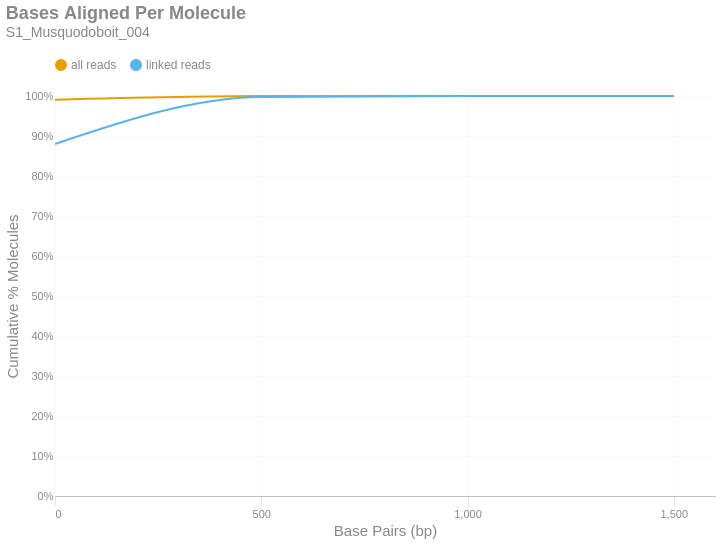

The notebook cell saved with this chart:
### Markdown cell above
### Bases Aligned Per Molecule
This is a cumulative frequency distribution showing the number of base pairs aligned per unique molecule. These data are shown in 500 bp bins. There are two distributions: one with `all reads` (yellow) and another with only `linked reads` (blue). The percent of molecules in the `linked reads` distribution is relative to the total number of linked molecules.

### Code cell
if SKIPLR:
    print_html(f"Skipped")
else:
    binned_df = consolidated_hist(valids['aligned_bp'], mask, 500, True)
    with SafeRender(binned_df):
        (
            density_plot(binned_df, 'Bases Aligned Per Molecule', samplename, 'basesper')
            .encode(
                x=alt.X('bin:Q', title="Base Pairs (bp)").axis(tickMinStep=500).scale(padding=0),
                y=alt.Y('value:Q', title='Cumulative % Molecules')
                    .axis(format='%')
                    .scale(domain = [0,1])
                    .stack(False),
                color=alt.Color("key:N").scale(domain = ["all reads", "linked reads"]),
                tooltip = [
                    alt.Tooltip("key:N", title = "Data Type"),
                    alt.Tooltip("range_label:N", title="Bases Aligned Per Molecule"),
                    alt.Tooltip("value:Q", format = ".2%", title="% Molecules (Cum.)")
                ]
            )
        ).display()

### Figure 1 — Vega-Lite specification as saved in the notebook (floating-point values rounded to 4 significant figures)
{"width": "container", "height": 400, "config": {"title": {"anchor": "start", "dy": -15, "fontSize": 18, "color": "#888888", "subtitleColor": "#888888", "subtitleFontSize": 14}, "arc": {"fill": "#0072B2"}, "axis": {"domainColor": "#888888", "domainWidth": 0.5, "gridWidth": 0.2, "grid": false, "titleFontWeight": 400, "titleFontSize": 15, "labelFontSize": 11, "labelColor": "#888888", "tickColor": "#888888", "tickWidth": 0.2, "titleColor": "#888888"}, "axisBand": {"grid": false}, "axisX": {"grid": true, "tickSize": 10, "domainCap": "round"}, "axisY": {"domain": false, "grid": true, "tickSize": 0, "domainCap": "round"}, "background": "transparent", "header": {"labelFontSize": 15, "labelColor": "#888888", "titleFontSize": 15, "titleFontWeight": 600, "titleColor": "#888888"}, "legend": {"labelFont": "sans-serif", "labelFontSize": 12, "labelColor": "#888888", "symbolSize": 100, "symbolType": "circle", "titleFontSize": 12, "titlePadding": 10, "titleColor": "#888888", "title": null, "orient": "top"}, "range": {"category": ["#E69F00", "#56B4E9", "#009E73", "#F0E442", "#0072B2", "#D55E00", "#CC79A7", "#000000"], "diverging": ["#cfe8f3", "#a2d4ec", "#73bfe2", "#46abdb", "#1696d2", "#12719e"]}, "area": {"fill": "#0072B2", "fillOpacity": 0.7, "line": true, "strokeOpacity": 0.7}, "line": {"color": "#0072B2", "stroke": "#0072B2", "strokeWidth": 2}, "trail": {"color": "#0072B2", "stroke": "#0072B2", "strokeWidth": 0, "size": 1}, "point": {"filled": true, "fillOpacity": 1.0, "size": 95}, "text": {"color": "#888888", "fontSize": 11, "align": "right", "fontWeight": 400, "size": 11}, "bar": {"fill": "#0072B2", "stroke": null}, "view": {"stroke": null, "continuousWidth": 660, "continuousHeight": 400}}, "data": {"name": "data-4e9cd8744b8d7de6346c1a85edfe1d48"}, "mark": {"type": "line", "interpolate": "monotone", "point": {"opacity": 0, "size": 275}}, "encoding": {"color": {"field": "key", "scale": {"domain": ["all reads", "linked reads"]}, "type": "nominal"}, "tooltip": [{"field": "key", "title": "Data Type", "type": "nominal"}, {"field": "range_label", "title": "Bases Aligned Per Molecule", "type": "nominal"}, {"field": "value", "format": ".2%", "title": "% Molecules (Cum.)", "type": "quantitative"}], "x": {"axis": {"tickMinStep": 500}, "field": "bin", "scale": {"padding": 0}, "title": "Base Pairs (bp)", "type": "quantitative"}, "y": {"axis": {"format": "%"}, "field": "value", "scale": {"domain": [0, 1]}, "stack": false, "title": "Cumulative % Molecules", "type": "quantitative"}}, "params": [{"name": "param_c36ac31b6afebe62", "select": {"type": "point", "fields": ["key"]}, "bind": "legend"}], "title": {"text": "Bases Aligned Per Molecule", "subtitle": "S1_Musquodoboit_004"}, "transform": [{"fold": ["all reads (cumsum)", "linked reads (cumsum)"]}, {"calculate": "replace(datum.key, ' (cumsum)', '')", "as": "key"}, {"filter": {"param": "param_c36ac31b6afebe62"}}], "usermeta": {"embedOptions": {"downloadFileName": "S1_Musquodoboit_004.basesper"}}, "$schema": "https://vega.github.io/schema/vega-lite/v6.1.0.json", "datasets": {"data-4e9cd8744b8d7de6346c1a85edfe1d48": [{"bin": "0.0", "interval": "0.0-500.0", "all reads": 0.9906, "linked reads": 0.88, "all reads (cumsum)": 0.9906, "linked reads (cumsum)": 0.88, "range_label": "0-499"}, {"bin": "500.0", "interval": "500.0-1000.0", "all reads": 0.009144, "linked reads": 0.1175, "all reads (cumsum)": 0.9997, "linked reads (cumsum)": 0.9975, "range_label": "500-999"}, {"bin": "1000.0", "interval": "1000.0-1500.0", "all reads": 0.0002475, "linked reads": 0.002482, "all reads (cumsum)": 1.0, "linked reads (cumsum)": 1.0, "range_label": "1000-1499"}, {"bin": "1500.0", "interval": "1500.0-2000.0", "all reads": 6.897e-06, "linked reads": 4.887e-05, "all reads (cumsum)": 1.0, "linked reads (cumsum)": 1.0, "range_label": "1500-1999"}]}}
